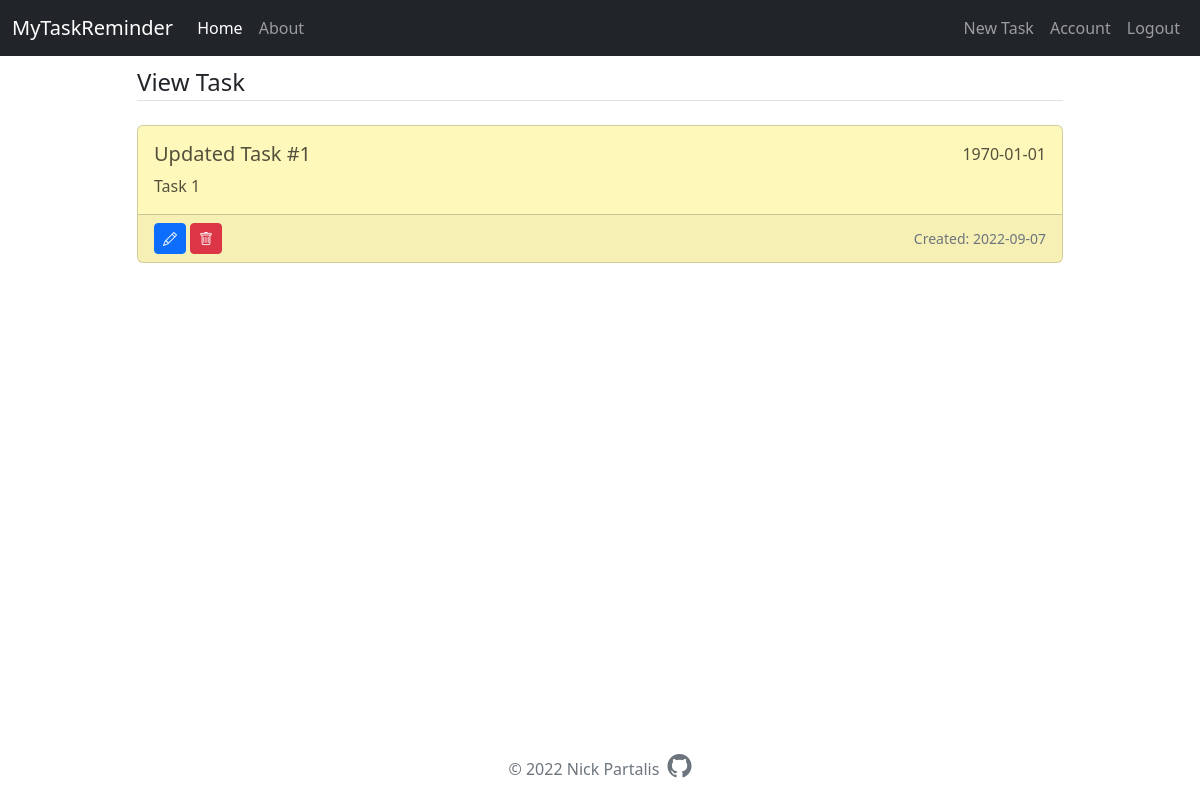
Before: /task/1 (signed in) with the older database file.
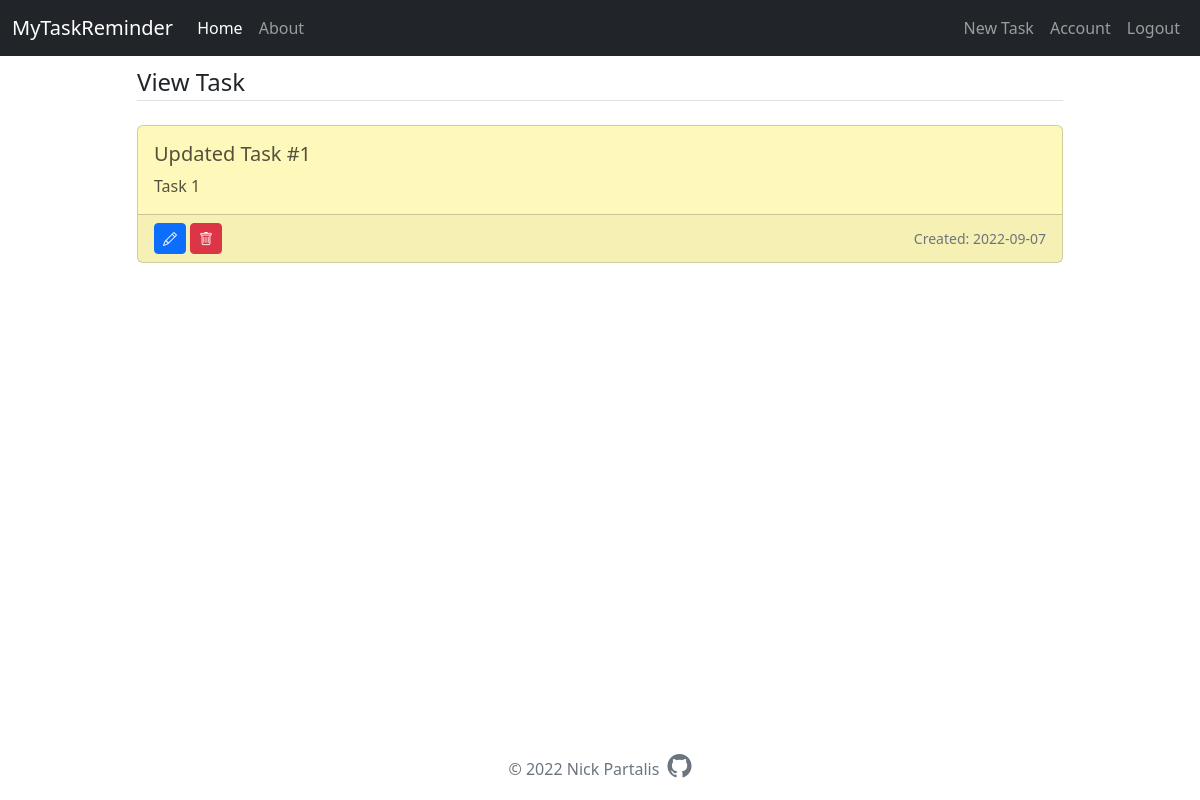
After: the same page with the newer database file.
### task_app/models.py (models this page shows, shortened)
class Task(db.Model):
    id = db.Column(db.Integer, primary_key=True)
    title = db.Column(db.String(100), nullable=False)
    content = db.Column(db.Text)
    date_created = db.Column(db.Date, nullable=False, default=datetime.now)
    date_tasked = db.Column(db.Date, nullable=True, default=None)
    user_id = db.Column(db.Integer, db.ForeignKey("user.id"), nullable=False)

### task_app/tasks/routes.py (the view)
@tasks.route("/task/<int:task_id>", methods=["GET", "POST"])
@login_required
def task(task_id):
    task = Task.query.get_or_404(task_id)
    if task.user_id != current_user.id:
        abort(403)
    return render_template("task.html", task=task)

### task_app/models.py (called while the page is built)
@login_manager.user_loader
def load_user(user_id):
    return User.query.get(int(user_id))

### task_app/templates/task.html (shortened to what this page needs)
{% extends "layout.html" %}
{% block content %}
  <legend class="border-bottom mb-4">View Task</legend>
  <div class="card text-justify mb-4">
      <div class="card-body">
          <div class="d-flex">
              <h5 class="card-title">{{ task.title }}</h5>
              <span class="card-text ms-auto">
                  {{ task.date_tasked if task.date_tasked else "" }}
              </span>
          </div>
          <p class="card-text">{{ task.content }}</p>
      </div>
      <div class="card-footer text-muted d-flex align-items-center">
          <a class="btn btn-primary btn-sm me-1" href="{{ url_for('tasks.update_task', task_id=task.id) }}">
            <i class="bi bi-pencil"></i>
          </a>
          <button type="button" class="btn btn-danger btn-sm" data-bs-toggle="modal" data-bs-target="#deleteModal">
            <i class="bi bi-trash"></i>
          </button>
          <small class="ms-auto">Created: {{ task.date_created.strftime("%Y-%m-%d") }}</small>
      </div>
  </div>
{% endblock content %}

Changed rows visible on the page:
changed Task "Updated Task #1": date_tasked "1970-01-01" → (not shown)
